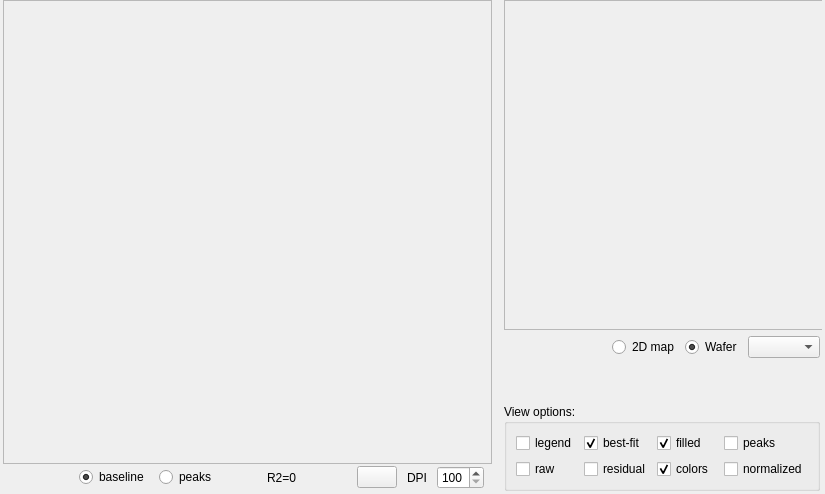
          <widget class="QFrame" name="upper_frame">
           <layout class="QHBoxLayout" name="horizontalLayout_27">
            <property name="leftMargin">
             <number>3</number>
            </property>
            <property name="topMargin">
             <number>0</number>
            </property>
            <property name="rightMargin">
             <number>3</number>
            </property>
            <property name="bottomMargin">
             <number>3</number>
            </property>
            <item>
             <layout class="QHBoxLayout" name="Upper_zone" stretch="75,0">
              <property name="spacing">
               <number>0</number>
              </property>
              <item>
               <layout class="QVBoxLayout" name="verticalLayout_26" stretch="75,25">
                <property name="leftMargin">
                 <number>0</number>
                </property>
                <property name="rightMargin">
                 <number>10</number>
                </property>
                <item>
                 <widget class="QFrame" name="spectre_view_frame_">
                  <property name="frameShape">
                   <enum>QFrame::StyledPanel</enum>
                  </property>
                  <property name="frameShadow">
                   <enum>QFrame::Raised</enum>
                  </property>
                  <layout class="QVBoxLayout" name="verticalLayout_16">
                   <property name="leftMargin">
                    <number>0</number>
                   </property>
                   <property name="topMargin">
                    <number>0</number>
                   </property>
                   <property name="rightMargin">
                    <number>0</number>
                   </property>
                   <property name="bottomMargin">
                    <number>0</number>
                   </property>
                   <item>
                    <layout class="QVBoxLayout" name="QVBoxlayout">
                     <property name="spacing">
                      <number>6</number>
                     </property>
                    </layout>
                   </item>
                  </layout>
                 </widget>
                </item>
                <item>
                 <layout class="QHBoxLayout" name="bottom_frame" stretch="50,25,0,0,0,0,0,0,0,2">
                  <property name="spacing">
                   <number>10</number>
                  </property>
                  <property name="sizeConstraint">
                   <enum>QLayout::SetMaximumSize</enum>
                  </property>
                  <property name="leftMargin">
                   <number>2</number>
                  </property>
                  <property name="topMargin">
                   <number>2</number>
                  </property>
                  <property name="rightMargin">
                   <number>2</number>
                  </property>
                  <property name="bottomMargin">
                   <number>2</number>
                  </property>
                  <item>
                   <layout class="QHBoxLayout" name="toolbar_frame"/>
                  </item>
                  <item>
                   <spacer name="horizontalSpacer_7">
                    <property name="orientation">
                     <enum>Qt::Horizontal</enum>
                    </property>
                    <property name="sizeHint" stdset="0">
                     <size>
                      <width>40</width>
                      <height>20</height>
                     </size>
                    </property>
                   </spacer>
                  </item>
                  <item>
                   <widget class="QRadioButton" name="rdbtn_baseline">
                    <property name="text">
                     <string>baseline</string>
                    </property>
                    <property name="checked">
                     <bool>true</bool>
                    </property>
                   </widget>
                  </item>
                  <item>
                   <widget class="QRadioButton" name="rdbtn_peak">
                    <property name="text">
                     <string>peaks</string>
                    </property>
                    <property name="checked">
                     <bool>false</bool>
                    </property>
                   </widget>
                  </item>
                  <item>
                   <spacer name="horizontalSpacer_15">
                    <property name="orientation">
                     <enum>Qt::Horizontal</enum>
                    </property>
                    <property name="sizeHint" stdset="0">
                     <size>
                      <width>40</width>
                      <height>20</height>
                     </size>
                    </property>
                   </spacer>
                  </item>
                  <item>
                   <widget class="QLabel" name="rsquared_1">
                    <property name="minimumSize">
                     <size>
                      <width>80</width>
                      <height>0</height>
                     </size>
                    </property>
                    <property name="maximumSize">
                     <size>
                      <width>80</width>
                      <height>16777215</height>
                     </size>
                    </property>
                    <property name="text">
                     <string>R2=0 </string>
                    </property>
                   </widget>
                  </item>
                  <item>
                   <widget class="QPushButton" name="btn_copy_fig">
                    <property name="toolTip">
                     <string>Copy Figure to clipboard</string>
                    </property>
                    <property name="text">
                     <string/>
                    </property>
                    <property name="icon">
                     <iconset resource="resources.qrc">
                      <normaloff>:/icon/iconpack/copy.png</normaloff>:/icon/iconpack/copy.png</iconset>
                    </property>
                    <property name="iconSize">
                     <size>
                      <width>24</width>
                      <height>24</height>
                     </size>
                    </property>
                   </widget>
                  </item>
                  <item>
                   <widget class="QLabel" name="label_63">
                    <property name="sizePolicy">
                     <sizepolicy hsizetype="Minimum" vsizetype="Preferred">
                      <horstretch>0</horstretch>
                      <verstretch>0</verstretch>
                     </sizepolicy>
                    </property>
                    <property name="minimumSize">
                     <size>
                      <width>20</width>
                      <height>0</height>
                     </size>
                    </property>
                    <property name="maximumSize">
                     <size>
                      <width>20</width>
                      <height>16777215</height>
                     </size>
                    </property>
                    <property name="text">
                     <string>DPI:</string>
                    </property>
                   </widget>
                  </item>
                  <item>
                   <widget class="QSpinBox" name="sb_dpi_spectra">
                    <property name="minimum">
                     <number>100</number>
                    </property>
                    <property name="maximum">
                     <number>200</number>
                    </property>
                    <property name="singleStep">
                     <number>10</number>
                    </property>
                   </widget>
                  </item>
                  <item>
                   <spacer name="horizontalSpacer_8">
                    <property name="orientation">
                     <enum>Qt::Horizontal</enum>
                    </property>
                    <property name="sizeHint" stdset="0">
                     <size>
                      <width>40</width>
                      <height>20</height>
                     </size>
                    </property>
                   </spacer>
                  </item>
                 </layout>
                </item>
               </layout>
              </item>
              <item>
               <widget class="QWidget" name="widget_7" native="true">
                <property name="sizePolicy">
                 <sizepolicy hsizetype="Fixed" vsizetype="Preferred">
                  <horstretch>0</horstretch>
                  <verstretch>0</verstretch>
                 </sizepolicy>
                </property>
                <property name="minimumSize">
                 <size>
                  <width>300</width>
                  <height>0</height>
                 </size>
                </property>
                <property name="maximumSize">
                 <size>
                  <width>320</width>
                  <height>16777215</height>
                 </size>
                </property>
                <layout class="QVBoxLayout" name="verticalLayout_13">
                 <property name="leftMargin">
                  <number>2</number>
                 </property>
                 <property name="topMargin">
                  <number>0</number>
                 </property>
                 <property name="rightMargin">
                  <number>2</number>
                 </property>
                 <property name="bottomMargin">
                  <number>0</number>
                 </property>
                 <item>
                  <layout class="QHBoxLayout" name="horizontalLayout_69">
                   <item>
                    <spacer name="horizontalSpacer_21">
                     <property name="orientation">
                      <enum>Qt::Horizontal</enum>
                     </property>
                     <property name="sizeHint" stdset="0">
                      <size>
                       <width>40</width>
                       <height>20</height>
                      </size>
                     </property>
                    </spacer>
                   </item>
                   <item>
                    <widget class="QFrame" name="measurement_sites">
                     <property name="sizePolicy">
                      <sizepolicy hsizetype="Fixed" vsizetype="Fixed">
                       <horstretch>0</horstretch>
                       <verstretch>0</verstretch>
                      </sizepolicy>
                     </property>
                     <property name="minimumSize">
                      <size>
                       <width>320</width>
                       <height>330</height>
                      </size>
                     </property>
                     <property name="maximumSize">
                      <size>
                       <width>320</width>
                       <height>330</height>
                      </size>
                     </property>
                     <property name="frameShape">
                      <enum>QFrame::StyledPanel</enum>
                     </property>
                     <property name="frameShadow">
                      <enum>QFrame::Raised</enum>
                     </property>
                     <layout class="QVBoxLayout" name="verticalLayout_7">
                      <property name="spacing">
                       <number>0</number>
                      </property>
                      <property name="leftMargin">
                       <number>5</number>
                      </property>
                      <property name="topMargin">
                       <number>5</number>
                      </property>
                      <property name="rightMargin">
                       <number>5</number>
                      </property>
                      <property name="bottomMargin">
                       <number>5</number>
                      </property>
                     </layout>
                    </widget>
                   </item>
                  </layout>
                 </item>
                 <item>
                  <layout class="QHBoxLayout" name="horizontalLayout_50">
                   <item>
                    <spacer name="horizontalSpacer_18">
                     <property name="orientation">
                      <enum>Qt::Horizontal</enum>
                     </property>
                     <property name="sizeHint" stdset="0">
                      <size>
                       <width>40</width>
                       <height>20</height>
                      </size>
                     </property>
                    </spacer>
                   </item>
                   <item>
                    <widget class="QRadioButton" name="rdbt_show_2Dmap">
                     <property name="text">
                      <string>2D map</string>
                     </property>
                     <property name="checked">
                      <bool>false</bool>
                     </property>
                    </widget>
                   </item>
                   <item>
                    <widget class="QRadioButton" name="rdbt_show_wafer">
                     <property name="text">
                      <string>Wafer</string>
                     </property>
                     <property name="checked">
                      <bool>true</bool>
                     </property>
                    </widget>
                   </item>
                   <item>
                    <widget class="QComboBox" name="cbb_wafer_size">
                     <property name="toolTip">
                      <string>Wafer diamters (nm)</string>
                     </property>
                     <property name="currentText">
                      <string/>
                     </property>
                     <property name="currentIndex">
                      <number>-1</number>
                     </property>
                     <property name="placeholderText">
                      <string/>
                     </property>
                    </widget>
                   </item>
                  </layout>
                 </item>
                 <item>
                  <spacer name="verticalSpacer_5">
                   <property name="orientation">
                    <enum>Qt::Vertical</enum>
                   </property>
                   <property name="sizeHint" stdset="0">
                    <size>
                     <width>20</width>
                     <height>40</height>
                    </size>
                   </property>
                  </spacer>
                 </item>
                 <item>
                  <widget class="QGroupBox" name="view_options_box">
                   <property name="maximumSize">
                    <size>
                     <width>320</width>
                     <height>16777215</height>
                    </size>
                   </property>
                   <property name="title">
                    <string>View options:</string>
                   </property>
                   <layout class="QGridLayout" name="gridLayout_6">
                    <item row="1" column="1">
                     <widget class="QCheckBox" name="cb_residual">
                      <property name="text">
                       <string>residual</string>
                      </property>
                      <property name="checked">
                       <bool>false</bool>
                      </property>
                     </widget>
                    </item>
                    <item row="0" column="2">
                     <widget class="QCheckBox" name="cb_filled">
                      <property name="text">
                       <string>filled</string>
                      </property>
                      <property name="checked">
                       <bool>true</bool>
                      </property>
                     </widget>
                    </item>
                    <item row="0" column="1">
                     <widget class="QCheckBox" name="cb_bestfit">
                      <property name="text">
                       <string>best-fit</string>
                      </property>
                      <property name="checked">
                       <bool>true</bool>
                      </property>
                     </widget>
                    </item>
                    <item row="0" column="0">
                     <widget class="QCheckBox" name="cb_legend">
                      <property name="enabled">
                       <bool>true</bool>
                      </property>
                      <property name="toolTip">
                       <string>To display or remove the legend of the plot</string>
                      </property>
                      <property name="text">
                       <string>legend</string>
                      </property>
                      <property name="checked">
                       <bool>false</bool>
                      </property>
                     </widget>
                    </item>
                    <item row="1" column="0">
                     <widget class="QCheckBox" name="cb_raw">
                      <property name="text">
                       <string>raw</string>
                      </property>
                      <property name="checked">
                       <bool>false</bool>
                      </property>
                     </widget>
                    </item>
                    <item row="1" column="2">
                     <widget class="QCheckBox" name="cb_colors">
                      <property name="text">
                       <string>colors</string>
                      </property>
                      <property name="checked">
                       <bool>true</bool>
                      </property>
                     </widget>
                    </item>
                    <item row="0" column="3">
                     <widget class="QCheckBox" name="cb_peaks">
                      <property name="text">
                       <string>peaks</string>
                      </property>
                      <property name="checked">
                       <bool>false</bool>
                      </property>
                     </widget>
                    </item>
                    <item row="1" column="3">
                     <widget class="QCheckBox" name="cb_normalize">
                      <property name="text">
                       <string>normalized</string>
                      </property>
                     </widget>
                    </item>
                   </layout>
                  </widget>
                 </item>
                </layout>
               </widget>
              </item>
             </layout>
            </item>
           </layout>
          </widget>
